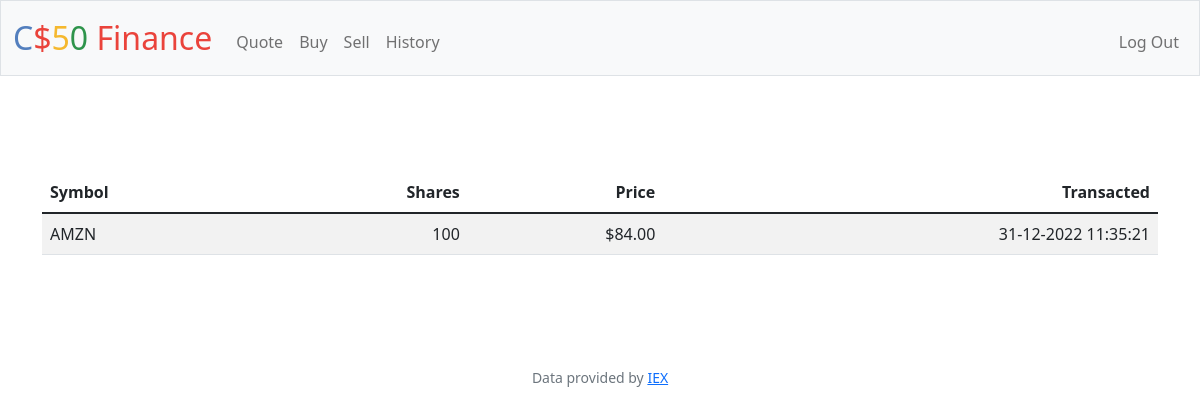
Page /history (signed in) on the committed database.
### tables this page shows
CREATE TABLE transactions (
    id INTEGER PRIMARY KEY AUTOINCREMENT NOT NULL,
    user_id INTEGER NOT NULL,
    symbol TEXT NOT NULL,
    name TEXT NOT NULL,
    amount INTEGER NOT NULL,
    price NUMERIC NOT NULL,
    current_price NUMERIC NOT NULL,
    total NUMERIC NOT NULL,
    time TEXT NOT NULL,
    FOREIGN KEY(user_id) REFERENCES users(id)
);

### app.py (the view)
@app.route("/history")
@login_required
def history():
    rows = db.execute("SELECT * FROM transactions WHERE user_id = ?", session["user_id"])
    return render_template("history.html", rows=rows)

### app.py (called while the page is built)
@app.after_request
def after_request(response):
    response.headers["Cache-Control"] = "no-cache, no-store, must-revalidate"
    response.headers["Expires"] = 0
    response.headers["Pragma"] = "no-cache"
    return response

### helpers.py (called while the page is built)
def login_required(f):
    @wraps(f)
    def decorated_function(*args, **kwargs):
        if session.get("user_id") is None:
            return redirect("/login")
        return f(*args, **kwargs)
    return decorated_function

def usd(value):
    return f"${value:,.2f}"

### templates/history.html (shortened to what this page needs)
{% extends "layout.html" %}
{% block main %}
    <main class="container py-5 text-center">
        <table class="table table-striped">
            <thead>
                <tr>
                    <th class="text-start">Symbol</th>
                    <th class="text-end">Shares</th>
                    <th class="text-end">Price</th>
                    <th class="text-end">Transacted</th>
                </tr>
            </thead>
            <tbody>
                {% for row in rows %}
                    <tr>
                        <td class="text-start">{{ row.symbol }}</td>
                        <td class="text-end">{{ row.amount }}</td>
                        <td class="text-end">{{ row.price | usd }}</td>
                        <td class="text-end">{{ row.time }}</td>
                    </tr>
                {% endfor %}
            </tbody>
        </table>
    </main>
{% endblock %}

### rows in the picture
transactions: symbol "AMZN", amount "100", price "$84.00", time "31-12-2022 11:35:21"
